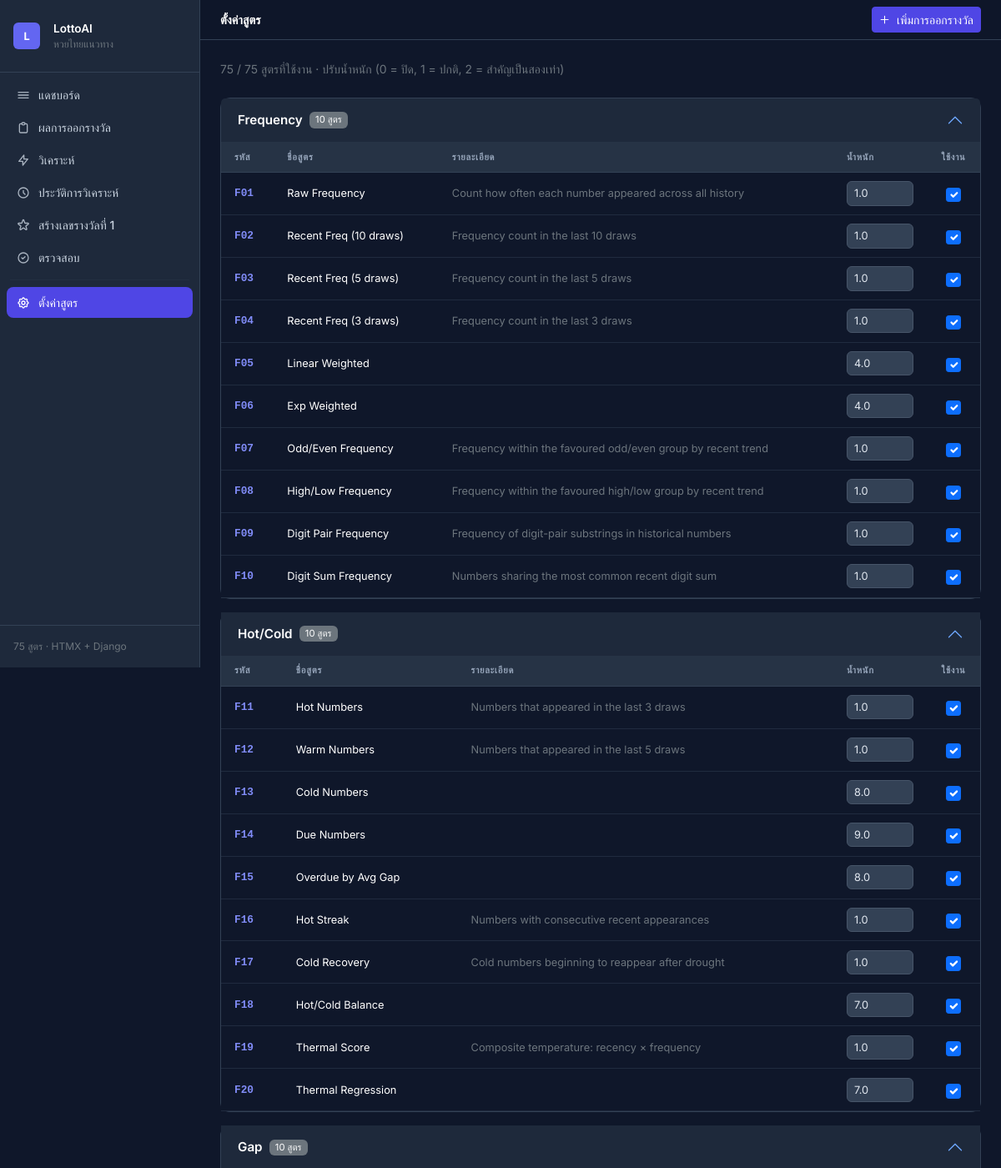
The app's page /formulas/ (upper part) with its own data.
### apps/analysis/models.py (models this page shows, shortened)
class FormulaConfig(models.Model):
    formula_code = models.CharField(max_length=10, unique=True, verbose_name='Code')
    formula_name = models.CharField(max_length=120, verbose_name='Name')
    formula_group = models.CharField(max_length=60, verbose_name='Group')
    description = models.TextField(verbose_name='Description')
    weight = models.FloatField(default=1.0, verbose_name='Weight')
    is_active = models.BooleanField(default=True, verbose_name='Active')
    class Meta:
        ordering = ['formula_code']
        verbose_name = 'Formula Config'
        verbose_name_plural = 'Formula Configs'

### apps/analysis/views.py (the view, shortened to what this page needs)
# urls.py: path('formulas/', views.formula_settings, name='formula_settings'),
def formula_settings(request):
    configs = FormulaConfig.objects.all()
    groups = {}
    for cfg in configs:
        groups.setdefault(cfg.formula_group, []).append(cfg)
    return render(request, 'analysis/formula_settings.html', {
        'groups': groups,
        'total': configs.count(),
        'active': configs.filter(is_active=True).count(),
    })

### apps/analysis/templates/analysis/formula_settings.html (shortened to what this page needs)
{% extends "analysis/base.html" %}
{% block page_title %}ตั้งค่าสูตร{% endblock %}
{% block content %}
<div class="d-flex align-items-center justify-content-between mb-4">
  <p class="mb-0 text-secondary small">
    {{ active }} / {{ total }} สูตรที่ใช้งาน ·
    ปรับน้ำหนัก (0 = ปิด, 1 = ปกติ, 2 = สำคัญเป็นสองเท่า)
  </p>
</div>
<form method="post"
      hx-post="{% url 'formula_settings' %}"
      hx-target="#save-feedback"
      hx-swap="innerHTML">
  <div class="accordion mb-4" id="formulaAccordion">
    {% for group_name, formulas in groups.items %}
    <div class="accordion-item card mb-3">
      <h2 class="accordion-header">
        <button class="accordion-button" type="button"
                data-bs-toggle="collapse"
                data-bs-target="#group-{{ forloop.counter }}"
                aria-expanded="true">
          <span class="me-2">{{ group_name }}</span>
          <span class="badge bg-secondary fw-normal" style="font-size:.7rem">
            {{ formulas|length }} สูตร
          </span>
        </button>
      </h2>
      <div id="group-{{ forloop.counter }}"
           class="accordion-collapse collapse show"
           data-bs-parent="#formulaAccordion">
        <div class="accordion-body">
          <div class="table-responsive">
            <table class="table table-hover mb-0" style="font-size:.8rem">
              <thead>
                <tr>
                  <th>รหัส</th>
                  <th>ชื่อสูตร</th>
                  <th>รายละเอียด</th>
                  <th style="width:6rem">น้ำหนัก</th>
                  <th class="text-center" style="width:4rem">ใช้งาน</th>
                </tr>
              </thead>
              <tbody>
                {% for cfg in formulas %}
                <tr {% if not cfg.is_active %}style="opacity:.5"{% endif %}>
                  <td class="font-mono fw-semibold" style="color:#818cf8">{{ cfg.formula_code }}</td>
                  <td class="text-white">{{ cfg.formula_name }}</td>
                  <td class="text-secondary">{{ cfg.description|truncatechars:70 }}</td>
                  <td>
                    <input type="number"
                           name="weight_{{ cfg.formula_code }}"
                           value="{{ cfg.weight }}"
                           min="0" max="10" step="0.1"
                           class="weight-input">
                  </td>
                  <td class="text-center">
                    <input type="checkbox"
                           name="active_{{ cfg.formula_code }}"
                           {% if cfg.is_active %}checked{% endif %}
                           class="form-check-input"
                           style="width:1.1rem;height:1.1rem;accent-color:var(--app-primary);cursor:pointer">
                  </td>
                </tr>
                {% endfor %}
              </tbody>
            </table>
          </div>
        </div>
      </div>
    </div>
    {% endfor %}
  </div>
</form>
{% endblock %}

### static/css/main.css (style rules this page uses)
body { font-family: 'Inter', system-ui, sans-serif; -webkit-font-smoothing: antialiased; -moz-osx-font-smoothing: grayscale; }
:root { --app-bg: #0f172a; --app-card-bg: #1e293b; --app-border: #334155; --app-muted: #94a3b8; --app-primary: #6366f1; --app-primary-dk: #4f46e5; --app-gold: #f59e0b; --app-gold-light: #fcd34d; }
[data-bs-theme="dark"] { --bs-body-bg: var(--app-bg); --bs-body-color: #e2e8f0; --bs-border-color: var(--app-border); --bs-card-bg: var(--app-card-bg); --bs-card-border-color: var(--app-border); --bs-card-cap-bg: rgba(51, 65, 85, 0.3); --bs-secondary-bg: var(--app-card-bg); --bs-tertiary-bg: var(--app-bg); --bs-table-striped-bg: rgba(255, 255, 255, 0.03); --bs-table-hover-bg: rgba(255, 255, 255, 0.05); --bs-table-border-color: var(--app-border); --bs-primary: var(--app-primary); --bs-primary-rgb: 99, 102, 241; --bs-link-color: #818cf8; --bs-link-hover-color: #a5b4fc; }
.card { background: var(--app-card-bg) !important; border-color: var(--app-border) !important; border-radius: 0.75rem !important; }
.weight-input { width: 5rem; background: #334155 !important; border: 1px solid #475569 !important; color: #e2e8f0 !important; font-size: 0.8rem; padding: 0.25rem 0.5rem; border-radius: 0.375rem; outline: none; transition: border-color 0.15s; }
.table { color: #e2e8f0; }
.table > thead > tr > th { background: rgba(51, 65, 85, 0.4); color: var(--app-muted); font-size: 0.7rem; text-transform: uppercase; letter-spacing: 0.06em; font-weight: 600; border-bottom-color: var(--app-border); padding: 0.6rem 1rem; }
.table > tbody > tr > td { padding: 0.65rem 1rem; border-bottom-color: rgba(51, 65, 85, 0.5); vertical-align: middle; }
.accordion-button { background: var(--app-card-bg) !important; color: #e2e8f0 !important; font-weight: 600; font-size: 0.95rem; }
.accordion-button:not(.collapsed) { background: var(--app-card-bg) !important; color: #fff !important; box-shadow: none !important; }
.accordion-body { background: var(--app-card-bg) !important; padding: 0; }
.accordion-item { background: var(--app-card-bg) !important; border-color: var(--app-border) !important; }
.font-mono { font-family: ui-monospace, 'Cascadia Code', 'Fira Code', monospace; }

### records on screen
FormulaConfig: formula_group "Frequency", formulas "10", formula_code "F01", formula_name "Raw Frequency", description "Count how often each number appeared across all history", weight "1.0", is_active "☑"
FormulaConfig: formula_code "F02", formula_name "Recent Freq (10 draws)", description "Frequency count in the last 10 draws", weight "1.0", is_active "☑"
FormulaConfig: formula_code "F03", formula_name "Recent Freq (5 draws)", description "Frequency count in the last 5 draws", weight "1.0", is_active "☑"
FormulaConfig: formula_code "F04", formula_name "Recent Freq (3 draws)", description "Frequency count in the last 3 draws", weight "1.0", is_active "☑"
FormulaConfig: formula_code "F05", formula_name "Linear Weighted", weight "4.0", is_active "☑"
FormulaConfig: formula_code "F06", formula_name "Exp Weighted", weight "4.0", is_active "☑"
FormulaConfig: formula_code "F07", formula_name "Odd/Even Frequency", description "Frequency within the favoured odd/even group by recent trend", weight "1.0", is_active "☑"
FormulaConfig: formula_code "F08", formula_name "High/Low Frequency", description "Frequency within the favoured high/low group by recent trend", weight "1.0", is_active "☑"
FormulaConfig: formula_code "F09", formula_name "Digit Pair Frequency", description "Frequency of digit-pair substrings in historical numbers", weight "1.0", is_active "☑"
FormulaConfig: formula_code "F10", formula_name "Digit Sum Frequency", description "Numbers sharing the most common recent digit sum", weight "1.0", is_active "☑"
FormulaConfig: formula_group "Hot/Cold", formulas "10", formula_code "F11", formula_name "Hot Numbers", description "Numbers that appeared in the last 3 draws", weight "1.0", is_active "☑"
FormulaConfig: formula_code "F12", formula_name "Warm Numbers", description "Numbers that appeared in the last 5 draws", weight "1.0", is_active "☑"
FormulaConfig: formula_code "F13", formula_name "Cold Numbers", weight "8.0", is_active "☑"
FormulaConfig: formula_code "F14", formula_name "Due Numbers", weight "9.0", is_active "☑"
FormulaConfig: formula_code "F15", formula_name "Overdue by Avg Gap", weight "8.0", is_active "☑"
FormulaConfig: formula_code "F16", formula_name "Hot Streak", description "Numbers with consecutive recent appearances", weight "1.0", is_active "☑"
FormulaConfig: formula_code "F17", formula_name "Cold Recovery", description "Cold numbers beginning to reappear after drought", weight "1.0", is_active "☑"
FormulaConfig: formula_code "F18", formula_name "Hot/Cold Balance", weight "7.0", is_active "☑"
FormulaConfig: formula_code "F19", formula_name "Thermal Score", description "Composite temperature: recency × frequency", weight "1.0", is_active "☑"
FormulaConfig: formula_code "F20", formula_name "Thermal Regression", weight "7.0", is_active "☑"
FormulaConfig: formula_group "Gap", formulas "10"

### other values on screen
{{ active }} "75"
{{ total }} "75"
